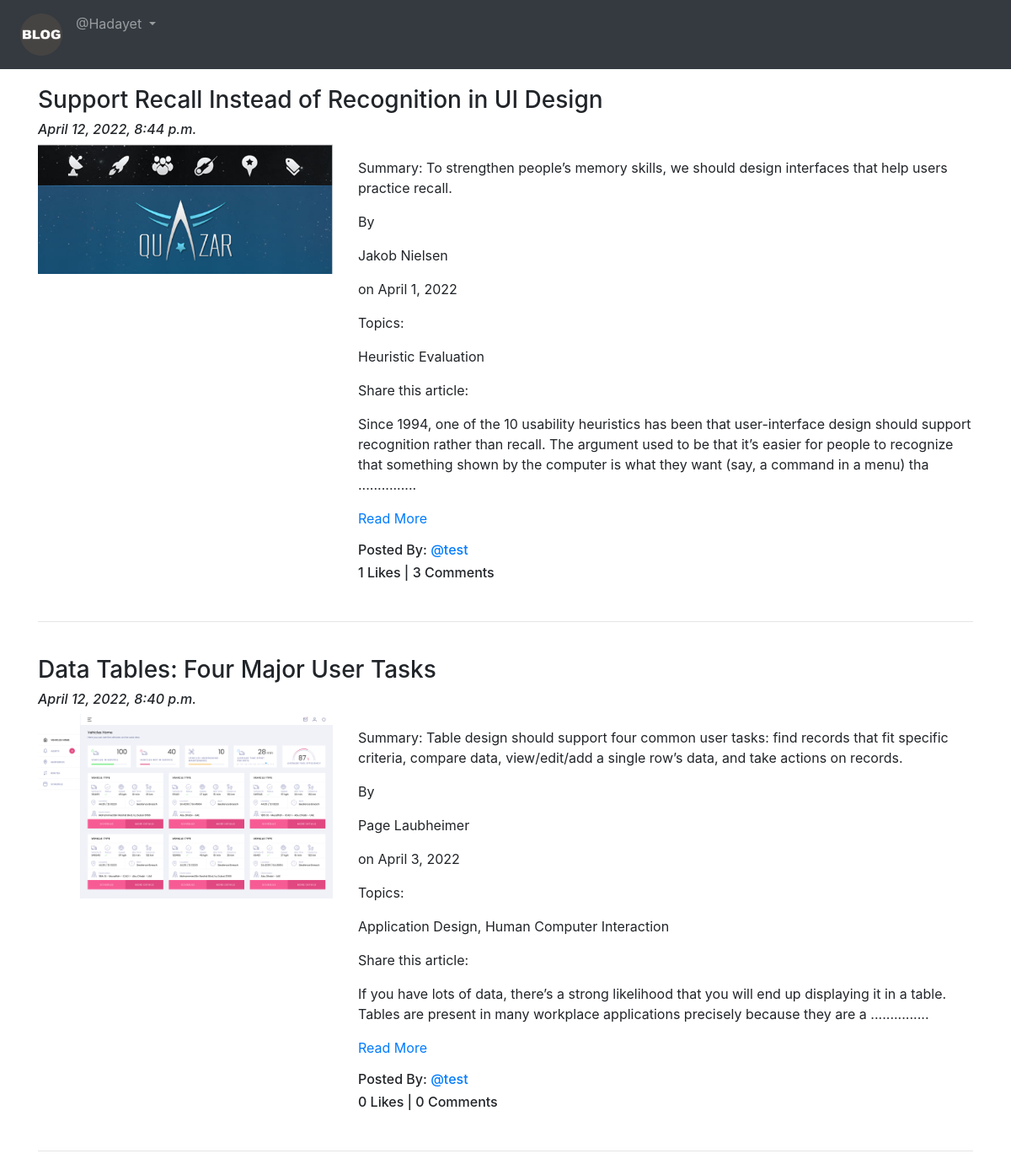
Page /blog/ (signed in) on the committed database.
### App_Blog/models.py (models this page shows, shortened)
class Blog(models.Model):
    author = models.ForeignKey(User, on_delete=models.CASCADE, related_name='post_author')
    blog_title = models.CharField(max_length=264, verbose_name='Put a Title')
    slug = models.SlugField(max_length=264, unique=True)
    blog_content = models.TextField(verbose_name='What is on your mind?')
    blog_image = models.ImageField(upload_to='blog_images', verbose_name='Image')
    publish_date = models.DateTimeField(auto_now_add=True)
    update_date = models.DateTimeField(auto_now=True)
    class Meta:
        ordering = ['-publish_date',]

### App_Blog/views.py (the view)
# urls.py: path('', views.BlogList.as_view(), name='blog_list'),
class BlogList(ListView):
    context_object_name = 'blogs'
    model = Blog
    template_name = 'App_Blog/blog_list.html'

### App_Blog/templatetags/custom_filters.py (called while the page is built)
def range_filter(value):
    return value[0:502] + ' ...............'

### templates/App_Blog/blog_list.html (shortened to what this page needs)
{% extends 'base.html' %}
{% load custom_filters %}
{%  block body_block %}
{% for blog in blogs %}
<h3>{{ blog.blog_title }}</h3>
<h6><i>{{ blog.publish_date }}</i></h6>
<div class="row">
  <div class="col-sm-4">
    <img src="/media/{{blog.blog_image}}" alt="{{blog.blog_title}}" title="{{blog.blog_title}}" width="100%">
  </div>
  <div class="col-sm-8">
    <p>{{blog.blog_content|range_filter|linebreaks}} <a href="{% url 'App_Blog:blog_details' slug=blog.slug %}">Read More</a></p>
    <h6>Posted By: <a href="#">@{{ blog.author }}</a><h6>
    <h6>{{ blog.liked_blog.count}} Likes | {{ blog.blog_comment.count}} Comments</h6>
  </div>
</div>
<br>
<hr>
<br>
{% endfor %}
{% endblock %}

### templates/base.html (shortened to what this page needs)
<!DOCTYPE html>
<html lang="en" dir="ltr">
  <head>
    <link rel="stylesheet" href="https://cdn.jsdelivr.net/npm/bootstrap@4.4.1/dist/css/bootstrap.min.css"
>
    <link rel="stylesheet" href="https://cdnjs.cloudflare.com/ajax/libs/font-awesome/6.1.1/css/all.min.css"
 />
  </head>
  <body>
    <nav class="navbar navbar-expand-sm bg-dark navbar-dark">
      <ul class="navbar-nav">
        <li class="nav-item active">
          <a class="nav-link" href="{% url 'index' %}">
            <img src="/media/logo.png" alt="Logo" width="50px">
          </a>
        </li>
        {% if user.is_authenticated %}
        <div class="nav-item dropdown">
          <a class="nav-link dropdown-toggle" href="#" id="navbardrop" data-toggle="dropdown">
            @{{ user.username }}
          </a>
        </div>
        {% endif %}
      </ul>
    </nav>
    <div class="container" style="padding-top:20px">
      {% block body_block %}
      {% endblock %}
    </div>
  </body>
</html>

### rows in the picture
Blog: blog_title "Support Recall Instead of Recognition in UI Design", publish_date "April 12, 2022, 8:44 p.m.", blog_image (picture), blog_content|range_filter "Summary: To strengthen people’s memory skills, we should design interfaces that help users practice recall. By Jakob Nielsen on April 1, 2022 Topics: Heuristic Evaluation Share this article: Since 1994, one of the 10 usability heuristics has been that user-interface design should support recognition rather than recall. The argument used to be that it’s easier for people to recognize that something shown by the computer is what they want (say, a command in a menu) tha ...............", author "test", liked_blog.count "1", blog_comment.count "3"
Blog: blog_title "Data Tables: Four Major User Tasks", publish_date "April 12, 2022, 8:40 p.m.", blog_image (picture), blog_content|range_filter "Summary: Table design should support four common user tasks: find records that fit specific criteria, compare data, view/edit/add a single row’s data, and take actions on records. By Page Laubheimer on April 3, 2022 Topics: Application Design, Human Computer Interaction Share this article: If you have lots of data, there’s a strong likelihood that you will end up displaying it in a table. Tables are present in many workplace applications precisely because they are a ...............", author "test", liked_blog.count "0", blog_comment.count "0"

### other values in the picture
{{ user.username }} "Hadayet"
